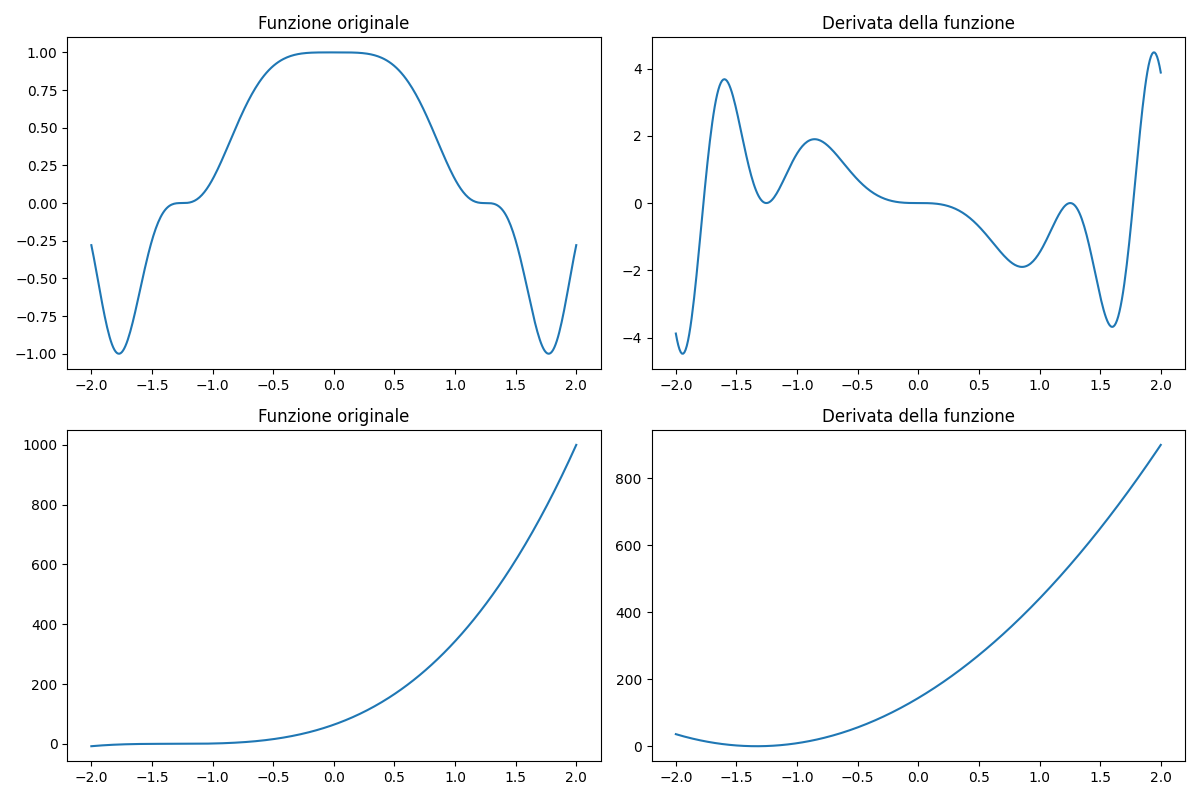

Here is the Python script that generated this plot:
import numpy as np
import matplotlib.pyplot as plt

# Definisci la variabile indipendente x
x = np.linspace(-2, 2, 400)

# Funzione 1: y = cos^3(x^2)
y1 = np.cos(x**2)**3
dy1_dx = -6 * x * np.sin(x**2) * np.cos(x**2)**2

# Funzione 2: y = u^3, dove u = 3x + 4
u = 3*x + 4
y2 = u**3
dy2_dx = 3 * u**2 * 3

# Funzione 3: y = 3x + 4
y3 = 3*x + 4
dy3_dx = 3

# Plotta le funzioni e le loro derivate
plt.figure(figsize=(12, 8))

plt.subplot(2, 2, 1)
plt.plot(x, y1, label=r'$\cos^3(x^2)$')
plt.title('Funzione originale')

plt.subplot(2, 2, 2)
plt.plot(x, dy1_dx, label=r"$\frac{dy}{dx}$")
plt.title('Derivata della funzione')

plt.subplot(2, 2, 3)
plt.plot(x, y2, label=r'$u^3$, $u=3x+4$')
plt.title('Funzione originale')

plt.subplot(2, 2, 4)
plt.plot(x, dy2_dx, label=r"$\frac{dy}{dx}$")
plt.title('Derivata della funzione')

plt.tight_layout()
plt.show()
